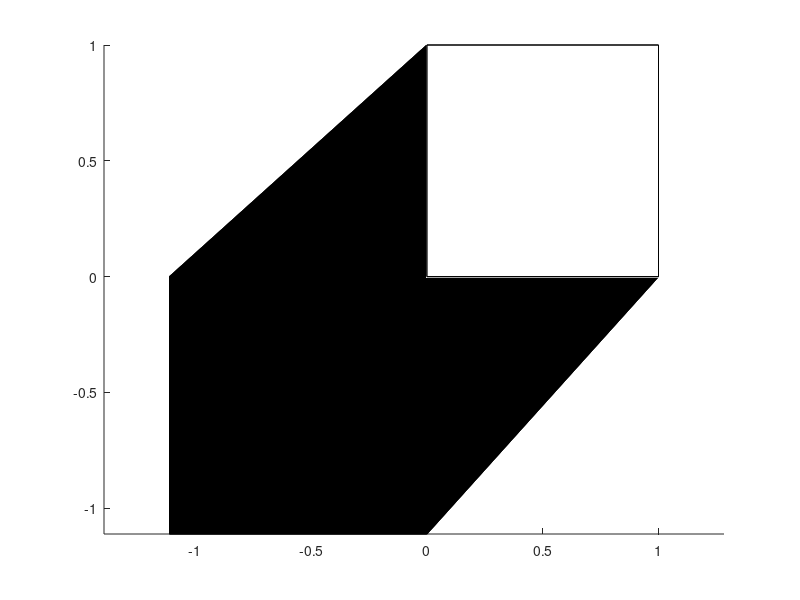

Recreate this plot in MATLAB.
clc
clear
close all

axis equal;

geom=[0 0 0; 0 0 1; 0 1 0; 0 1 1; 1 0 0; 1 0 1; 1 1 0; 1 1 1];
faces=[1 2 4 3; 5 6 8 7; 1 2 6 5; 2 4 8 6; 3 4 8 7; 1 3 7 5];

fig = patch('Faces',faces,'Vertices',geom,'FaceColor','white');
set(fig,'Vertices',geom);

%proyeccion en perspectiva
%vector normal al plano
n=[0;0;1]
%vector por el que pasa el plano
va=[0;0;0]
%foco
f=[10;10;10]
%puntos a proyectar
for i=1:length(geom)
P1=[geom(i,:),0]'
%vector de direccion la que vamos a proyectar
d=[f(1)-P1(1);f(2)-P1(2);f(3)-P1(3)];
%matriz de proyeccion ortogonal
Pr=[eye(3)-(d*n')/(d'*n),(d*n'*va)/(d'*n);
    zeros(1,3), 1];

geom(i,:)=(Pr*P1)'(1:3);
endfor
geom
fig2=patch('Faces',faces,'Vertices',geom,'FaceColor','black');